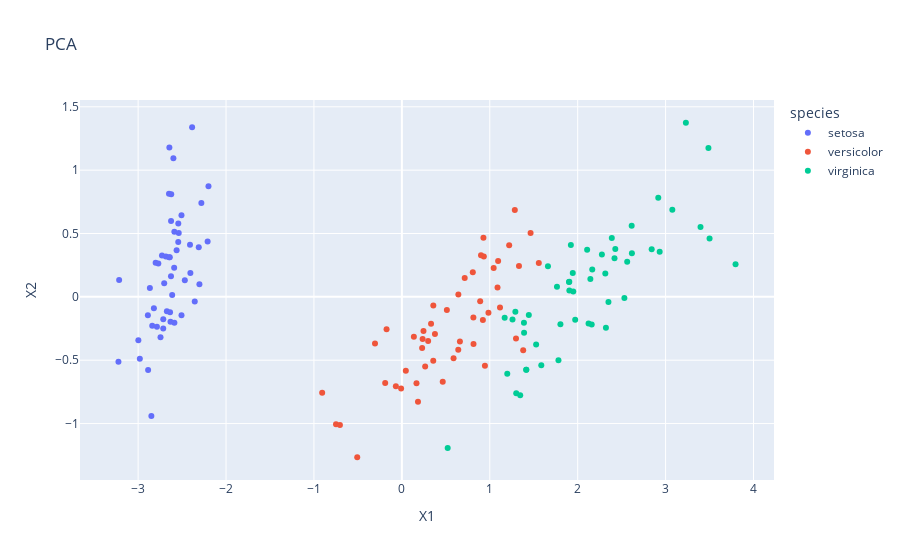

Notebook cell for this chart:
### Code cell
plot = px.scatter(data_frame = pca_result,
                 x = 'X1',
                 y = 'X2',
                color = 'species',
                 title = 'PCA')
plot.show()
